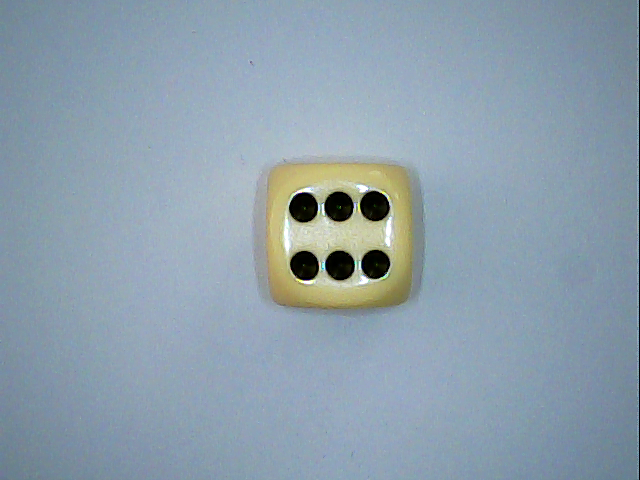
#> input picture python/testing/dice.png, 640 x 480 px
$ python calibration_test.py
#> lines starting #> are read from the running program, lines starting #| are printed output that depends on the picture; after the words box and inside, x2 and y2 are one past the last pixel; in counts of white or black regions, pixels touching at a corner belong together
import cv2
import numpy as np
from tkinter import *
from matplotlib import pyplot as plt

root=Tk()

img = cv2.imread('dice.png',0)
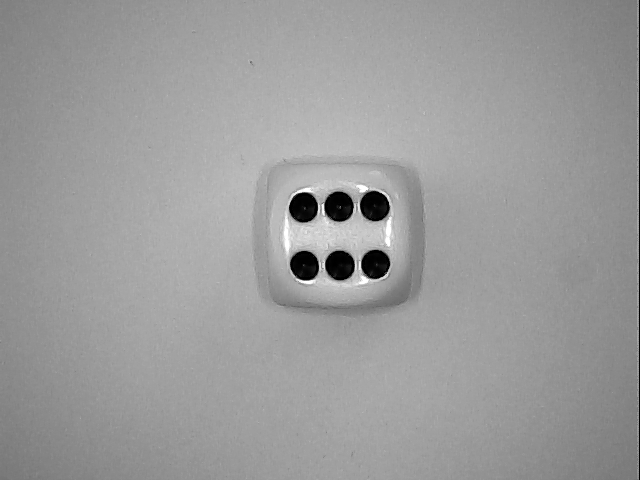
#> img: shape (480, 640); min 0, max 255, mean 154.9
blur = cv2.medianBlur(img, 5)
params = cv2.SimpleBlobDetector_Params()

params.filterByColor = True
params.filterByArea = True
params.minArea = 100
params.filterByCircularity = False
params.filterByInertia = False
params.filterByConvexity = True


def binary_trackbar(binary_value):
#> called with binary_value = 0
    ret, binary_image = cv2.threshold(blur, binary_value, 255, cv2.THRESH_BINARY)  # Binärer Schwellenwert anwenden
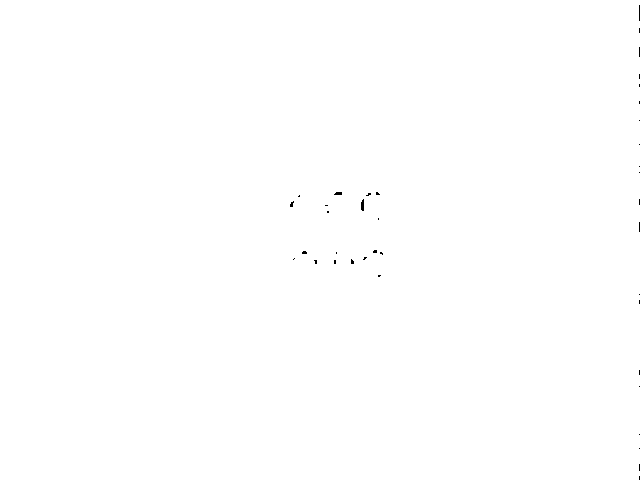
#> binary_image: shape (480, 640); 99.9% white; black in thin lines or dots, all inside (x1, y1, x2, y2) = (290, 5, 640, 480)
#> ret = 0

    detector = cv2.SimpleBlobDetector_create(params)
    keypoints = detector.detect(binary_image)
#> keypoints = ()

    img_with_keypoints = cv2.drawKeypoints(binary_image, keypoints, np.array([]), (0,0,255), cv2.DRAW_MATCHES_FLAGS_DRAW_RICH_KEYPOINTS)
    cv2.imshow('TEST', img_with_keypoints)
    return keypoints

# [4 lines of commented-out code are left out]


def calibration():
    for i in range(256):
        keypoints = binary_trackbar(i)
        cv2.setTrackbarPos('Binary', 'TEST', i)
        cv2.waitKey(200)


        #print(img_with_keypoints.shape)
        #print(frame.shape)
        #print(grey.shape)
        #cv2.imshow("Press Q to close", img_with_keypoints);

        number = 0
        for x in keypoints[0:]:
            number = number + 1
        print(number)
        if number == 6:
            break


buffer=0

cv2.namedWindow('TEST')
cv2.createTrackbar('Binary', 'TEST', buffer, 255, binary_trackbar)
binary_trackbar(buffer)

edges = cv2.Canny(blur, 100, 200)
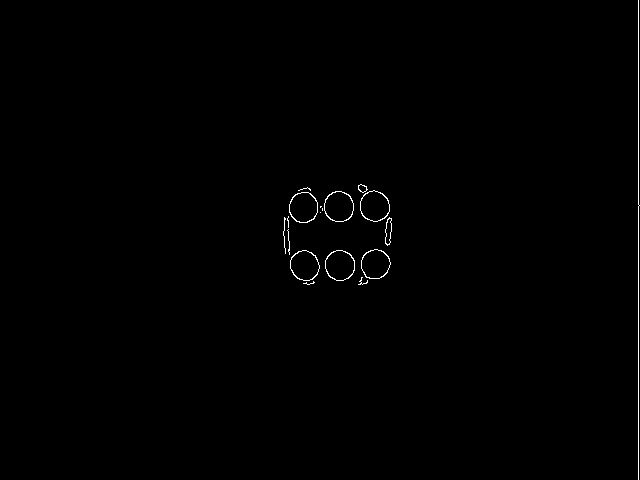
#> edges: shape (480, 640); 0.44% white in thin lines or dots, all inside (x1, y1, x2, y2) = (283, 0, 640, 480)
contours, hierarchy = cv2.findContours(edges, cv2.RETR_EXTERNAL, cv2.CHAIN_APPROX_SIMPLE)
#> contours = 18 contours, 10 with area under 20; largest, box (x1, y1, x2, y2) and area: (324, 191, 354, 222) 708, (325, 250, 355, 281) 703, (360, 190, 390, 222) 703, (289, 192, 318, 223) 686, (290, 250, 320, 281) 675, (361, 249, 391, 279) 663, (385, 217, 392, 246) 121, (358, 184, 368, 193) 49


button1 = Button(root, text='kalibrieren', fg='red', command=calibration)
button1.pack()


# [11 lines of commented-out code are left out]

root.mainloop()

cv2.waitKey()
